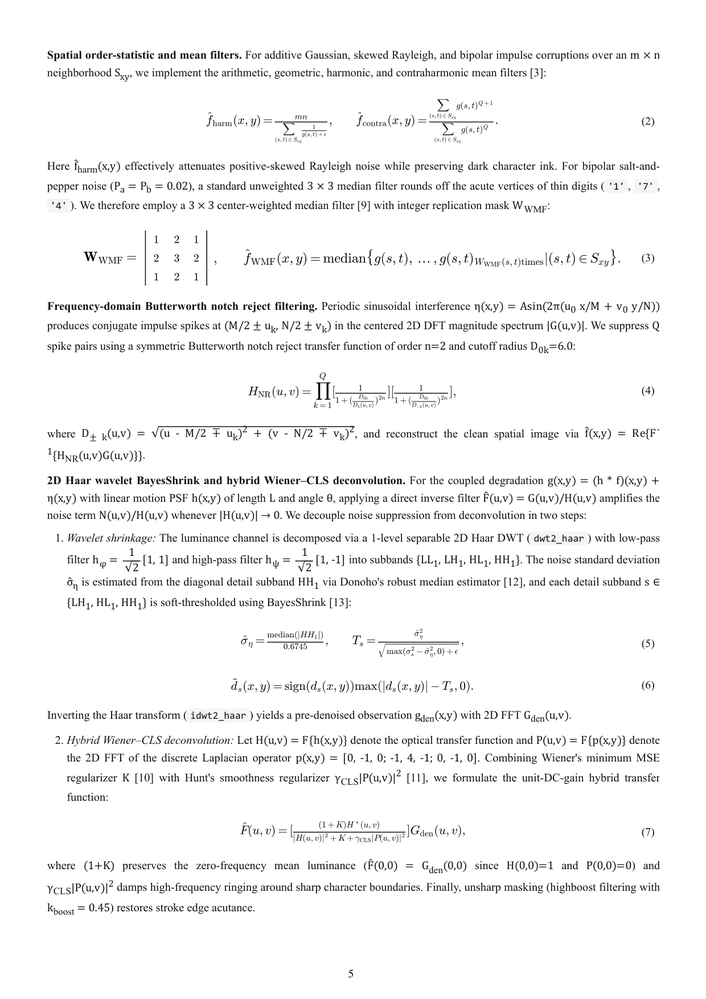
#> input picture scratch/pdf_page_5.png, 706 x 999 px, shrunk from 1240 x 1754 before the run, found by its file name
$ python crop_eqs.py
#> lines starting #> are read from the running program, lines starting #| are printed output that depends on the picture
from PIL import Image

im5 = Image.open('scratch/pdf_page_5.png')
#> im5 is the input picture: PIL image 706x999 RGB; mean R, G, B 244.8, 244.8, 244.8
w, h = im5.size
#> w = 706; h = 999
# Crop around Eq 2, 3, 4 (middle of page 5)
eq_crop5 = im5.crop((int(w * 0.1), int(h * 0.2), int(w * 0.9), int(h * 0.6)))
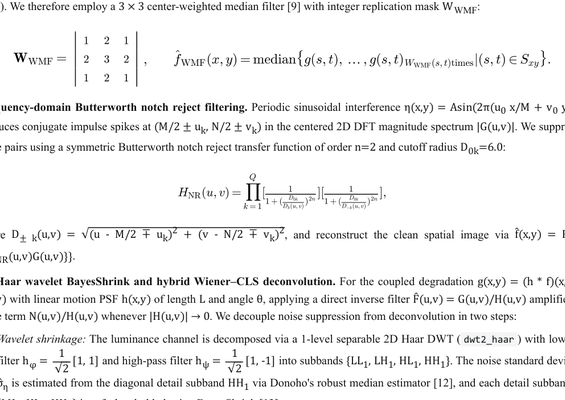
#> eq_crop5: PIL image 565x400 RGB; mean R, G, B 240.1, 240.1, 240.1
eq_crop5.save('scratch/crop_eq_page5.png')

im7 = Image.open('scratch/pdf_page_7.png')
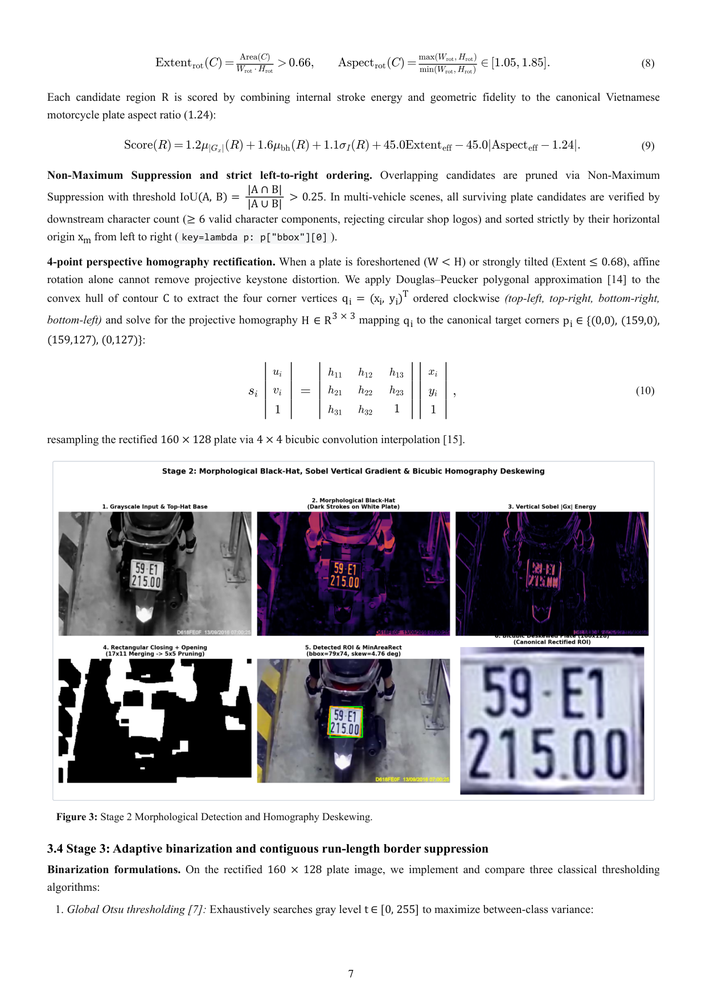
#> input picture scratch/pdf_page_7.png, 706 x 999 px, shrunk from 1240 x 1754 before the run, found by its file name
#> im7 is the input picture: PIL image 706x999 RGB; mean R, G, B 211.2, 210.5, 213.1
w7, h7 = im7.size
#> w7 = 706; h7 = 999
eq_crop7 = im7.crop((int(w7 * 0.1), int(h7 * 0.4), int(w7 * 0.9), int(h7 * 0.8)))
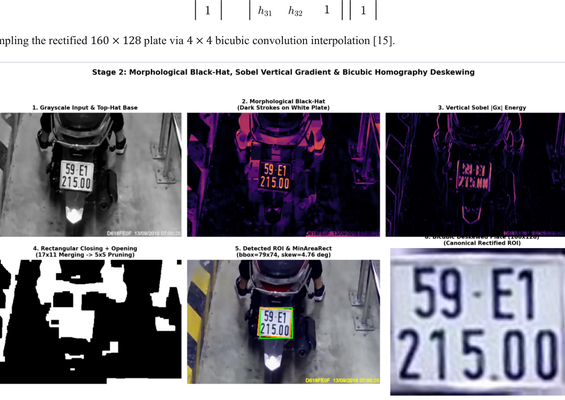
#> eq_crop7: PIL image 565x400 RGB; mean R, G, B 142, 139.8, 147.7
eq_crop7.save('scratch/crop_eq_page7.png')

print("Cropped equation sections successfully.")
